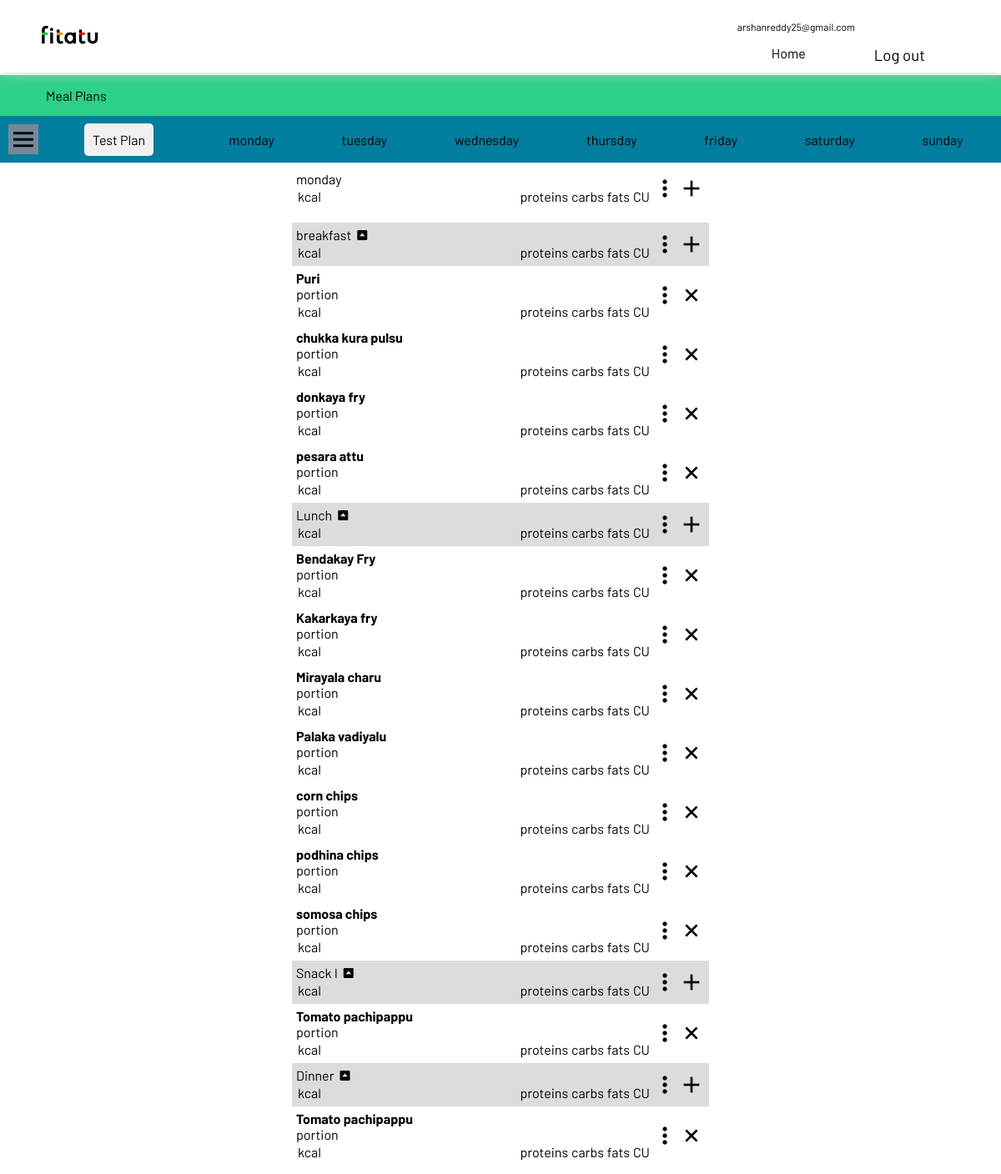
The page /mealplans/plans/ on the database its author committed.
### MealPlans/models.py (models this page shows, shortened)
class MealPlans(models.Model):
    DAYS = [('MONDAY', 'MONDAY'), ('TUESDAY', 'TUESDAY'), ('WEDNESDAY', 'WEDNESDAY'),
            ('THURSDAY', 'THURSDAY'), ('FRIDAY', 'FRIDAY'), ('SATURDAY', 'SATURDAY'),
            ('SUNDAY', 'SUNDAY')]
    plan_name = models.CharField(max_length=256, blank=False, null=False, unique=True)
    monday = models.ForeignKey('Days', on_delete=models.CASCADE,
                               related_name='mondayGroup', blank=True,
                               null=True)
    tuesday = models.ForeignKey('Days', on_delete=models.CASCADE,
                                related_name='tuesdayGroup', blank=True,
                                null=True)
    wednesday = models.ForeignKey('Days', on_delete=models.CASCADE,
                                  related_name='wednesdayGroup', blank=True,
                                  null=True)
    thursday = models.ForeignKey('Days', on_delete=models.CASCADE,
                                 related_name='thursdayGroup', blank=True,
                                 null=True)
    friday = models.ForeignKey('Days', on_delete=models.CASCADE,
                               related_name='fridayGroup', blank=True,
                               null=True)
    saturday = models.ForeignKey('Days', on_delete=models.CASCADE,
                                 related_name='saturdayGroup', blank=True,
                                 null=True)
    sunday = models.ForeignKey('Days', on_delete=models.CASCADE,
                               related_name='sundayGroup', blank=True,
                               null=True
                               )
    default_day = models.CharField(choices=DAYS, max_length=10)
    def get_absolute_url(self):
        return reverse("MealPlans:get_meal_plan_single", kwargs={'plan_name': self.plan_name})

class FoodGroup(models.Model):
    title = models.CharField(max_length=1024, blank=False, null=False, )
    food_items = models.ManyToManyField(DishItems, related_name='FoodGroup', blank=True)
    food_day = models.ForeignKey('Days', related_name='FoodGroup', blank=True, null=True, on_delete=models.CASCADE)
    preset = models.ForeignKey("Preset", related_name="preset", blank=True, null=True, on_delete=models.DO_NOTHING)
    order = models.IntegerField(default=0)
    time = models.TimeField(blank=True, null=True)
    class Meta:
        ordering = ['time', 'order', 'preset']

### RecipeBook/models.py (models this page shows, shortened)
class DishItems(PolymorphicModel):
    name = models.CharField(max_length=256, null=False, blank=False,
                            primary_key=True, validators=[])

class Dish(DishItems):
    picture = models.ImageField(blank=False, null=False)
    test= models.TextField()
    category_choices = (('Veg', 'Veg'), ('NonVeg', 'NonVeg'))
    category = models.CharField(max_length=60, choices=category_choices,
                                null=False, blank=False)
    total_Rating = models.IntegerField(default=0, null=False,
                                       blank=False)

class Ingredients(DishItems):
    picture = models.ImageField(blank=False, null=False)
    category_choices = (('Veg', 'Veg'), ('NonVeg', 'NonVeg'))
    category = models.CharField(max_length=60, choices=category_choices, blank=False,
                                null=False)
    amount_choices = (('gms', 'gms'), ('oneserv', 'oneserv'), ('ml', 'ml'))
    amount_type = models.CharField(max_length=60, blank=False, null=False,
                                   choices=amount_choices)

### MealPlans/views.py (the view)
# urls.py: path('plans/', get_meal_plan, name="get_meal_plan"),
def get_meal_plan(request, plan_name=None):
    if plan_name:
        instance = MealPlans.objects.get(plan_name=plan_name)
    else:
        instance = MealPlans.objects.get(plan_name="Test Plan")
    all_instances = MealPlans.objects.all()
    all_attributes = model_to_dict(instance)
    all_attributes.pop('id')
    all_attributes.pop('plan_name')
    all_attributes.pop('default_day')
    days = all_attributes.keys()
    context = {
        'days': days,
        'instance': instance,
        'all_instances': all_instances,
    }
    data = serializers.serialize("json", [instance])
    my_data = request.session.get('instance')
    context['data'] = data
    request.session['instance'] = data
    return render(request, 'MealPlans/main_mealplans.html', context=context)

### MealPlans/templates/MealPlans/main_mealplans.html (shortened to what this page needs)
{% extends 'core/base/base.html' %}
{% load static %}
{% block main_page_extenal_css %}
    {{ block.super }}
    <link rel="stylesheet" href="{% static 'MealPlans/css/main_mealplans.css' %}"/>
    <link rel="stylesheet" href="{% static 'MealPlans/CopyMealsWidget/css/CopyMealsWidget.css' %}" />
    <link rel="stylesheet"
          href="{% static 'MealPlans/MealPlanDaysNavigationWidget/css/MealPlanDaysNavigationWidget.css' %}"/>
    {% include 'MealPlans/HTMLWidgets/DayWidget/DayWidgetIncludes.html' %}
{% endblock %}
{% block main_page_external_css_scripts %}
    {{ block.super }}
    <link type="text/css" rel="stylesheet"
          href="{% static 'MealPlans/Ajax/load_day_options_food_group/css/load_day_options_food_group.css' %}"/>
    {% include 'MealPlans/HTMLWidgets/SideBarNavigationWidget/SideBarNavigationWidgetIncludes.html' %}
{% endblock %}
{% block main_content %}
    <div id="meal_plans_menu_bar" class="meal_plans_menu_bar" data-url="{% url 'MealPlans:ajax_save_default_day' %}">
        <div>
            <i class="bx bx-menu bx-md meal_plans_side_bar_button" id="meal_plans_side_bar_button"></i>
        </div>
        {% include 'MealPlans/HTMLWidgets/MealPlanDaysNavigationWidget/MealPlanDaysNavigationWidget.html' %}
    </div>
    <div class="day_main">
        {% include 'MealPlans/HTMLWidgets/DayWidget/DayWidgetWrapper.html' %}
    </div>
{% endblock %}

### core/templates/core/base/base.html (shortened to what this page needs)
{% extends 'core/base/root.html' %}
{% load static %}
{% block main_page_extenal_css %}
    <link rel="stylesheet" href="{% static "core/base/css/base_global.css" %}"/>
    {% include 'core/base/DialogSubWidget/DialogSubWidgetIncludes.html' %}
    {% include 'core/base/DialogMainWidget/DialogMainIncludes.html' %}
    <link rel="stylesheet" href="{% static "core/base/BoxIcons/css/boxicons.min.css" %}"/>
{% endblock %}
{% block main_page_external_css_scripts %}
    {% include 'core/base/HeaderWidget/HeaderWidgetIncludes.html' %}
    {% include 'core/base/NavigationBarWidget/NavigationWidgetIncludes.html' %}
{% endblock %}
{% block main_header %}
    {% include 'core/base/HeaderWidget/HeaderWidget.html' %}
{% endblock %}
{% block main_nav_bar %}
    {% include 'core/base/NavigationBarWidget/NavigationWidget.html' %}
{% endblock %}

### core/templates/core/base/root.html (shortened to what this page needs)
<!DOCTYPE html>
<html lang="en">
<head>
    {% block main_page_extenal_css %}{% endblock %}
    {% block main_page_external_css_scripts %}{% endblock %}
</head>
<body>
{% block main_header %}{% endblock %}
{% block main_nav_bar %}{% endblock %}
{% block main_content %}{% endblock %}
</body>
</html>

### core/templates/core/base/DialogSubWidget/DialogSubWidgetIncludes.html
{% load static %}
<link type="text/css" rel="stylesheet" href="{% static 'core/base/DialogSubWidget/css/DialogSubWidget.css' %}">

### core/templates/core/base/DialogMainWidget/DialogMainIncludes.html
{% load static %}
<link rel="stylesheet" type="text/css" href="{% static 'core/base/DialogMainWidget/css/DailogMainWidget.css' %}"/>

### MealPlans/templates/MealPlans/HTMLWidgets/DayWidget/DayWidgetIncludes.html
{% load static %}
<link rel="stylesheet" href="{% static 'MealPlans/DayWidget/css/DayWidget.css' %}">
{% include 'MealPlans/HTMLWidgets/DayWidget/FoodGroupWidget/FoodGroupWidgetIncludes.html' %}

### MealPlans/templates/MealPlans/HTMLWidgets/DayWidget/FoodGroupWidget/FoodGroupWidgetIncludes.html
{% load static %}
<link rel="stylesheet" href="{% static 'MealPlans/DayWidget/FoodGroupWidget/css/FoodGroupWidget.css' %}">
{% include 'MealPlans/HTMLWidgets/DayWidget/FoodItemWidget/FoodItemWidgetIncludes.html' %}
{% include 'MealPlans/HTMLWidgets/DayWidget/FoodGroupWidget/CalorieTrackerWidget/CalorieTrackerWidgetIncludes.html' %}

### MealPlans/templates/MealPlans/HTMLWidgets/DayWidget/FoodItemWidget/FoodItemWidgetIncludes.html
{% load static %}
<link rel="stylesheet" href="{% static 'MealPlans/DayWidget/FoodItemWidget/css/FoodItemWidget.css' %}">

### MealPlans/templates/MealPlans/HTMLWidgets/DayWidget/FoodGroupWidget/CalorieTrackerWidget/CalorieTrackerWidgetIncludes.html
{% load static %}
<link rel="stylesheet" href="{% static 'MealPlans/DayWidget/FoodGroupWidget/CalorieTrackerWidget/css/CalorieTrackerWidget.css' %}"/>

### core/templates/core/base/HeaderWidget/HeaderWidgetIncludes.html
{% load static %}
<link rel="stylesheet" href="{% static 'core/base/HeaderWidget/css/HeaderWidget.css' %}">

### core/templates/core/base/NavigationBarWidget/NavigationWidgetIncludes.html
{% load static %}
<link rel="stylesheet" href="{% static "core/base/NavigationBarWidget/css/NavigationWidget.css" %}">

### MealPlans/templates/MealPlans/HTMLWidgets/SideBarNavigationWidget/SideBarNavigationWidgetIncludes.html
{% load static %}
<link rel="stylesheet" href="{% static "MealPlans/SideBarNavigationWidget/css/SideBarNavigationWidget.css" %}">

### core/templates/core/base/HeaderWidget/HeaderWidget.html (shortened to what this page needs)
<header class="page_header">
    <div class="page_content">
        <div class="page_logo">
        </div>
        <nav class="page_desktop_nav">
            <div class="page_user_details"><p>arshanreddy25@gmail.com</p></div>
            <div class="page_main_navigation">
                <div><p>Home</p></div>
                <a id="page_main_navigation_logout" href="#logout">Log out</a>
            </div>
        </nav>
    </div>
</header>

### core/templates/core/base/NavigationBarWidget/NavigationWidget.html
<Nav class="nav_bar">
    <div class="nav_link_wrapper {% if active %}nav_link_active{% endif %}">
        <a href="{% url "MealPlans:get_meal_plan" %}">Meal Plans</a>
    </div>
</Nav>

### MealPlans/templates/MealPlans/HTMLWidgets/MealPlanDaysNavigationWidget/MealPlanDaysNavigationWidget.html
<div class="meal_plans_day_navigation_widget">
    <div class="meal_plans_plan_name">{{ instance.plan_name }}</div>
    <div class="meal_plans_menu_spacer"></div>
    <div class="meal_plans_day_navigation_bar">
        {% for day in days %}
              <div id="select_{{ day }}" class="meal_plans_day_button">{{ day }}</div>
        {% endfor %}
    </div>
</div>

### MealPlans/templates/MealPlans/HTMLWidgets/SideBarNavigationWidget/SideBarNavigationWidget.html (shortened to what this page needs)
{% load static %}

### MealPlans/templates/MealPlans/HTMLWidgets/DayWidget/DayWidgetWrapper.html (shortened to what this page needs)
{% include 'MealPlans/HTMLWidgets/DayWidget/DayWidget.html' with day=instance.monday day_id="monday" %}

### MealPlans/templates/MealPlans/HTMLWidgets/DayWidget/DayWidget.html
<div id= "day_{{ day_id }}" class="day {% if instance.default_day.lower != day_id %}day_hide{% endif %}">
    <div class="day_section">
        <div class="day_details_wrapper">
            <div class="day_details">
                <p class="day_name">{{ day_id }}</p>
            </div>
            {% include 'MealPlans/HTMLWidgets/DayWidget/FoodGroupWidget/CalorieTrackerWidget/CalorieTrackerWidget.html' %}
        </div>
        <div class="day_options">
            <i class='bx bx-dots-vertical-rounded'></i>
        </div>
        <div class="day_group_add">
            <i class="bx bx-plus"></i>
        </div>
    </div>
    <div class="food_group_section">
        {% for fg in day.FoodGroup.all %}
        {% include 'MealPlans/HTMLWidgets/DayWidget/FoodGroupWidget/FoodGroupWidget.html' with food_group=fg %}
        {% endfor %}
    </div>
</div>

### MealPlans/templates/MealPlans/HTMLWidgets/DayWidget/FoodGroupWidget/CalorieTrackerWidget/CalorieTrackerWidget.html
<div class="calorie_tracker_wrapper">
    <div class="calorie_tracker_kcal calorie_tracker_parameters">kcal</div>
    <div class="calorie_tracker_proteins calorie_tracker_parameters">proteins</div>
    <div class="calorie_tracker_carbs calorie_tracker_parameters">carbs</div>
    <div class="calorie_tracker_fats calorie_tracker_parameters">fats</div>
    <div class="calorie_tracker_CU calorie_tracker_parameters">CU</div>
</div>

### MealPlans/templates/MealPlans/HTMLWidgets/DayWidget/FoodGroupWidget/FoodGroupWidget.html (shortened to what this page needs)
<div class="food_group_main_wrapper">
    <div class="food_group_wrapper">
        <div class="food_group_details_wrapper">
            <div class="food_group_details">
                <p>{{ food_group.title }}</p>
                {% if food_group.food_items.all %}
                    <i class='bx bxs-caret-up-square'></i>
                {% endif %}
            </div>
            {% include 'MealPlans/HTMLWidgets/DayWidget/FoodGroupWidget/CalorieTrackerWidget/CalorieTrackerWidget.html' %}
        </div>
        <div id="food_group_removal_id" class="food_group_options" data-id="{{ food_group.id }}"
             data-url="{% url 'MealPlans:ajax_load_days_options_food_group_sub_menu' food_group.id %}">
            <i class='bx bx-dots-vertical-rounded'></i>
        </div>
        <div class="food_group_add_items">
            <form action="{% url 'MealPlans:add_dish_product_to_plan' %}" method="POST">
                <button type="submit"><i class='bx bx-plus'></i></button>
            </form>
        </div>
    </div>
    <div class="food_items_section">
        {% for food_item in food_group.food_items.all %}
            {% include 'MealPlans/HTMLWidgets/DayWidget/FoodItemWidget/FoodItemWidget.html' with item=food_item %}
        {% endfor %}
    </div>
</div>

### MealPlans/templates/MealPlans/HTMLWidgets/DayWidget/FoodItemWidget/FoodItemWidget.html
<div class="food_item_wrapper">
    <div class="food_item_details_wrapper">
        <div class="food_item_details">
            <b><p>{{ item.name }}</p></b>
        </div>
        <div class="food_item_portion">
            <p>portion</p>
        </div>
        {% include 'MealPlans/HTMLWidgets/DayWidget/FoodGroupWidget/CalorieTrackerWidget/CalorieTrackerWidget.html' %}
    </div>
    <div class="food_item_option">
        <i class="bx bx-dots-vertical-rounded"></i>
    </div>
    <div class="food_item_remove">
        <i class='bx bx-x'></i>
    </div>
</div>

### rows shown on the page
MealPlans: plan_name "Test Plan"
FoodGroup: title "breakfast"
DishItems: name "Puri"
DishItems: name "chukka kura pulsu"
DishItems: name "donkaya fry"
DishItems: name "pesara attu"
FoodGroup: title "Lunch"
DishItems: name "Bendakay Fry"
DishItems: name "Kakarkaya fry"
DishItems: name "Mirayala charu"
DishItems: name "Palaka vadiyalu"
DishItems: name "corn chips"
DishItems: name "podhina chips"
DishItems: name "somosa chips"
FoodGroup: title "Snack I"
DishItems: name "Tomato pachipappu"
FoodGroup: title "Dinner"

### other values the page prints
{{ day }} "monday" "tuesday" "wednesday" "thursday" "friday" "saturday" "sunday"
{{ day_id }} "monday"
